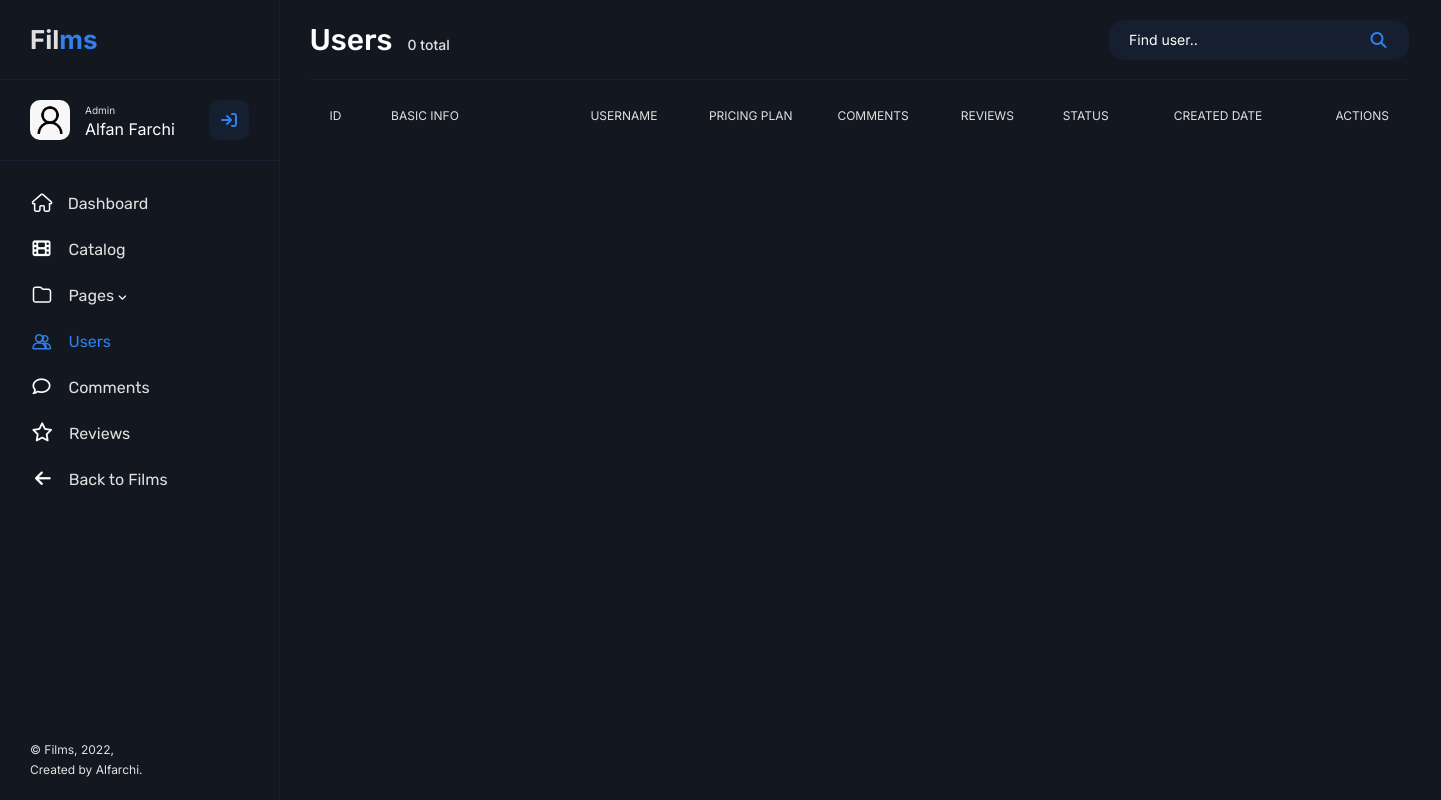
Page /admin/users.php on the earlier database version.
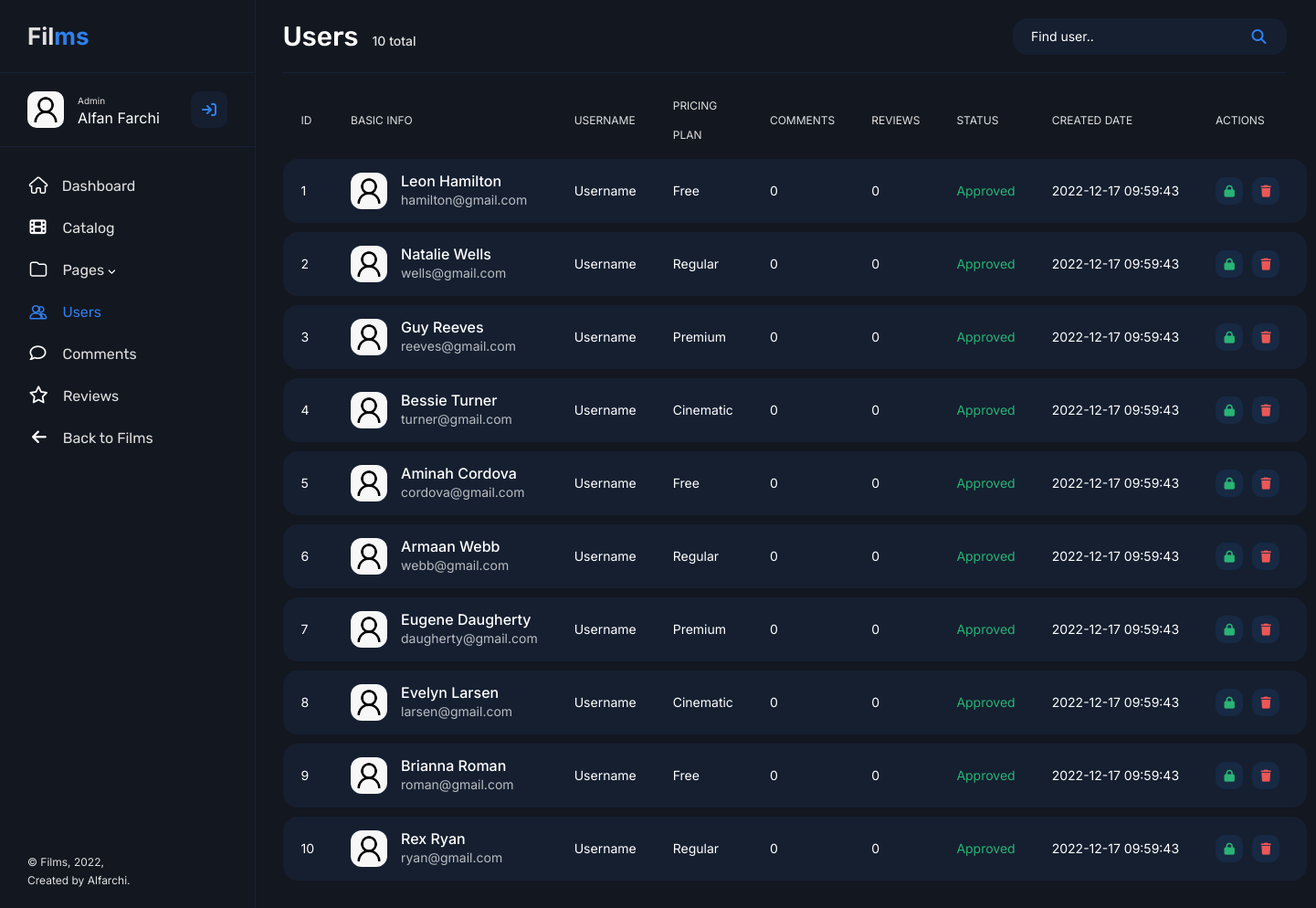
Same page on the later database version.
### tables this page shows
create table user_subs (
    id_buy int primary key auto_increment,
    id_user int,
    id_subs int,
    buy_date datetime,
    foreign key (id_user) references user (id_user),
    foreign key (id_subs) references subs (id_subs)
);

create table user (
    id_user int primary key auto_increment,
    email varchar(40),
    password varchar(255),
    username varchar(30),
    create_date datetime
);

create table subs (
    id_subs int primary key auto_increment,
    plan varchar(10),
    price float
);

### main/functions.php (called while the page is built, shortened)
<?php
$conn = mysqli_connect("localhost", "root", "", "films");
function query($query) {
    global $conn;
    $result = mysqli_query($conn, $query);
    $rows = [];
    while($row = mysqli_fetch_assoc($result)) {
        $rows[] = $row;
    }
    return $rows;
}
?>

### admin/users.php (the view, shortened to what the changed rows need)
<?php
require "../main/functions.php";
$user = query("SELECT * FROM user LEFT OUTER JOIN user_subs ON user_subs.id_user = user.id_user LEFT OUTER JOIN subs ON subs.id_subs = user_subs.id_subs ORDER BY user.id_user ASC");
$count = query("SELECT COUNT(id_user) AS count FROM user");
?>
<!DOCTYPE html>
<html lang="en">
    <head>
        <link rel="stylesheet" href="../assets/styles/style.css">
        <link href="https://cdn.jsdelivr.net/npm/bootstrap@5.2.2/dist/css/bootstrap.min.css" rel="stylesheet">
    </head>
    <body>
        <main class="main">
            <div class="container-fluid">
                <div class="row">
                    <div class="col-12">
                        <div class="main__header">
                            <?php $i = 1 ?> <?php foreach($count as $row): ?>
                            <h2 class="main__header-title">Users&ensp;<span><?php echo $row["count"]; ?> total</span></h2>
                            <?php $i++ ?> <?php endforeach; ?>
                            <form action="" method="post" spellcheck="false" autocomplete="off" class="nav__form nav__admin">
                                <input type="input" name="keyword" placeholder="Find user.." class="nav__search search__admin">
                                <button type="submit" name="search" class="nav__action-btn"><i class="fa-solid fa-magnifying-glass"></i></button>
                            </form>
                        </div>
                    </div>
                    <div class="col-12">
                        <table class="main__table">
                            <thead>
                                <tr>
                                    <td class="user__id">ID</td>
                                    <td class="user__info">BASIC INFO</td>
                                    <td class="user__username">USERNAME</td>
                                    <td class="user__plan">PRICING PLAN</td>
                                    <td class="user__comments">COMMENTS</td>
                                    <td class="user__reviews">REVIEWS</td>
                                    <td class="user__status">STATUS</td>
                                    <td class="user__date">CREATED DATE</td>
                                    <td class="user__actions">ACTIONS</td>
                                </tr>
                            </thead>
                            <tbody>
                                <?php foreach($user as $row): ?>
                                <tr>
                                    <td class="user__id"><?php echo $row["id_user"]; ?></td>
                                    <td class="user__info">
                                        <div class="main__info">
                                            <img class="user__avatar" src="../assets/images/icon/user.jpeg" alt="" height="40px" width="40px">
                                            <div>
                                                <h5><?php echo $row["username"]; ?></h5>
                                                <span><?php echo $row["email"]; ?></span>
                                            </div>
                                        </div>
                                    </td>
                                    <td class="user__username"><?php echo $row[""]; ?>Username</td>
                                    <td class="user__plan"><?php echo $row["plan"]; ?></td>
                                    <td class="user__comments"><?php echo $row[""]; ?>0</td>
                                    <td class="user__reviews"><?php echo $row[""]; ?>0</td>
                                    <td class="user__status" style="color: #29b474">Approved</td>
                                    <td class="user__date"><?php echo $row["create_date"]; ?></td>
                                    <td class="actions__button"><a href="#" onclick="return confirm('Ban user?')"><i class="fa-solid fa-lock"></i></a><a href="./deleteUser.php?id=<?php echo $row["id_user"]; ?>" onclick="return confirm('Delete user?')"><i class="fa-solid fa-trash"></i></a></td>
                                </tr>
                                <?php endforeach; ?>
                            </tbody>
                        </table>
                    </div>
                </div>
            </div>
    </body>
</html>

Differences in the rows shown:
added user_subs: id_user "1", id_user.username "Leon Hamilton", id_user.email "hamilton@gmail.com", id_subs.plan "Free", id_user.create_date "2022-12-17 09:59:43"
added user_subs: id_user "2", id_user.username "Natalie Wells", id_user.email "wells@gmail.com", id_subs.plan "Regular", id_user.create_date "2022-12-17 09:59:43"
added user_subs: id_user "3", id_user.username "Guy Reeves", id_user.email "reeves@gmail.com", id_subs.plan "Premium", id_user.create_date "2022-12-17 09:59:43"
added user_subs: id_user "4", id_user.username "Bessie Turner", id_user.email "turner@gmail.com", id_subs.plan "Cinematic", id_user.create_date "2022-12-17 09:59:43"
added user_subs: id_user "5", id_user.username "Aminah Cordova", id_user.email "cordova@gmail.com", id_subs.plan "Free", id_user.create_date "2022-12-17 09:59:43"
added user_subs: id_user "6", id_user.username "Armaan Webb", id_user.email "webb@gmail.com", id_subs.plan "Regular", id_user.create_date "2022-12-17 09:59:43"
added user_subs: id_user "7", id_user.username "Eugene Daugherty", id_user.email "daugherty@gmail.com", id_subs.plan "Premium", id_user.create_date "2022-12-17 09:59:43"
added user_subs: id_user "8", id_user.username "Evelyn Larsen", id_user.email "larsen@gmail.com", id_subs.plan "Cinematic", id_user.create_date "2022-12-17 09:59:43"
added user_subs: id_user "9", id_user.username "Brianna Roman", id_user.email "roman@gmail.com", id_subs.plan "Free", id_user.create_date "2022-12-17 09:59:43"
added user_subs: id_user "10", id_user.username "Rex Ryan", id_user.email "ryan@gmail.com", id_subs.plan "Regular", id_user.create_date "2022-12-17 09:59:43"
Other differences:
new list line: "Users 10 total"
list line gone: "Users 0 total"
